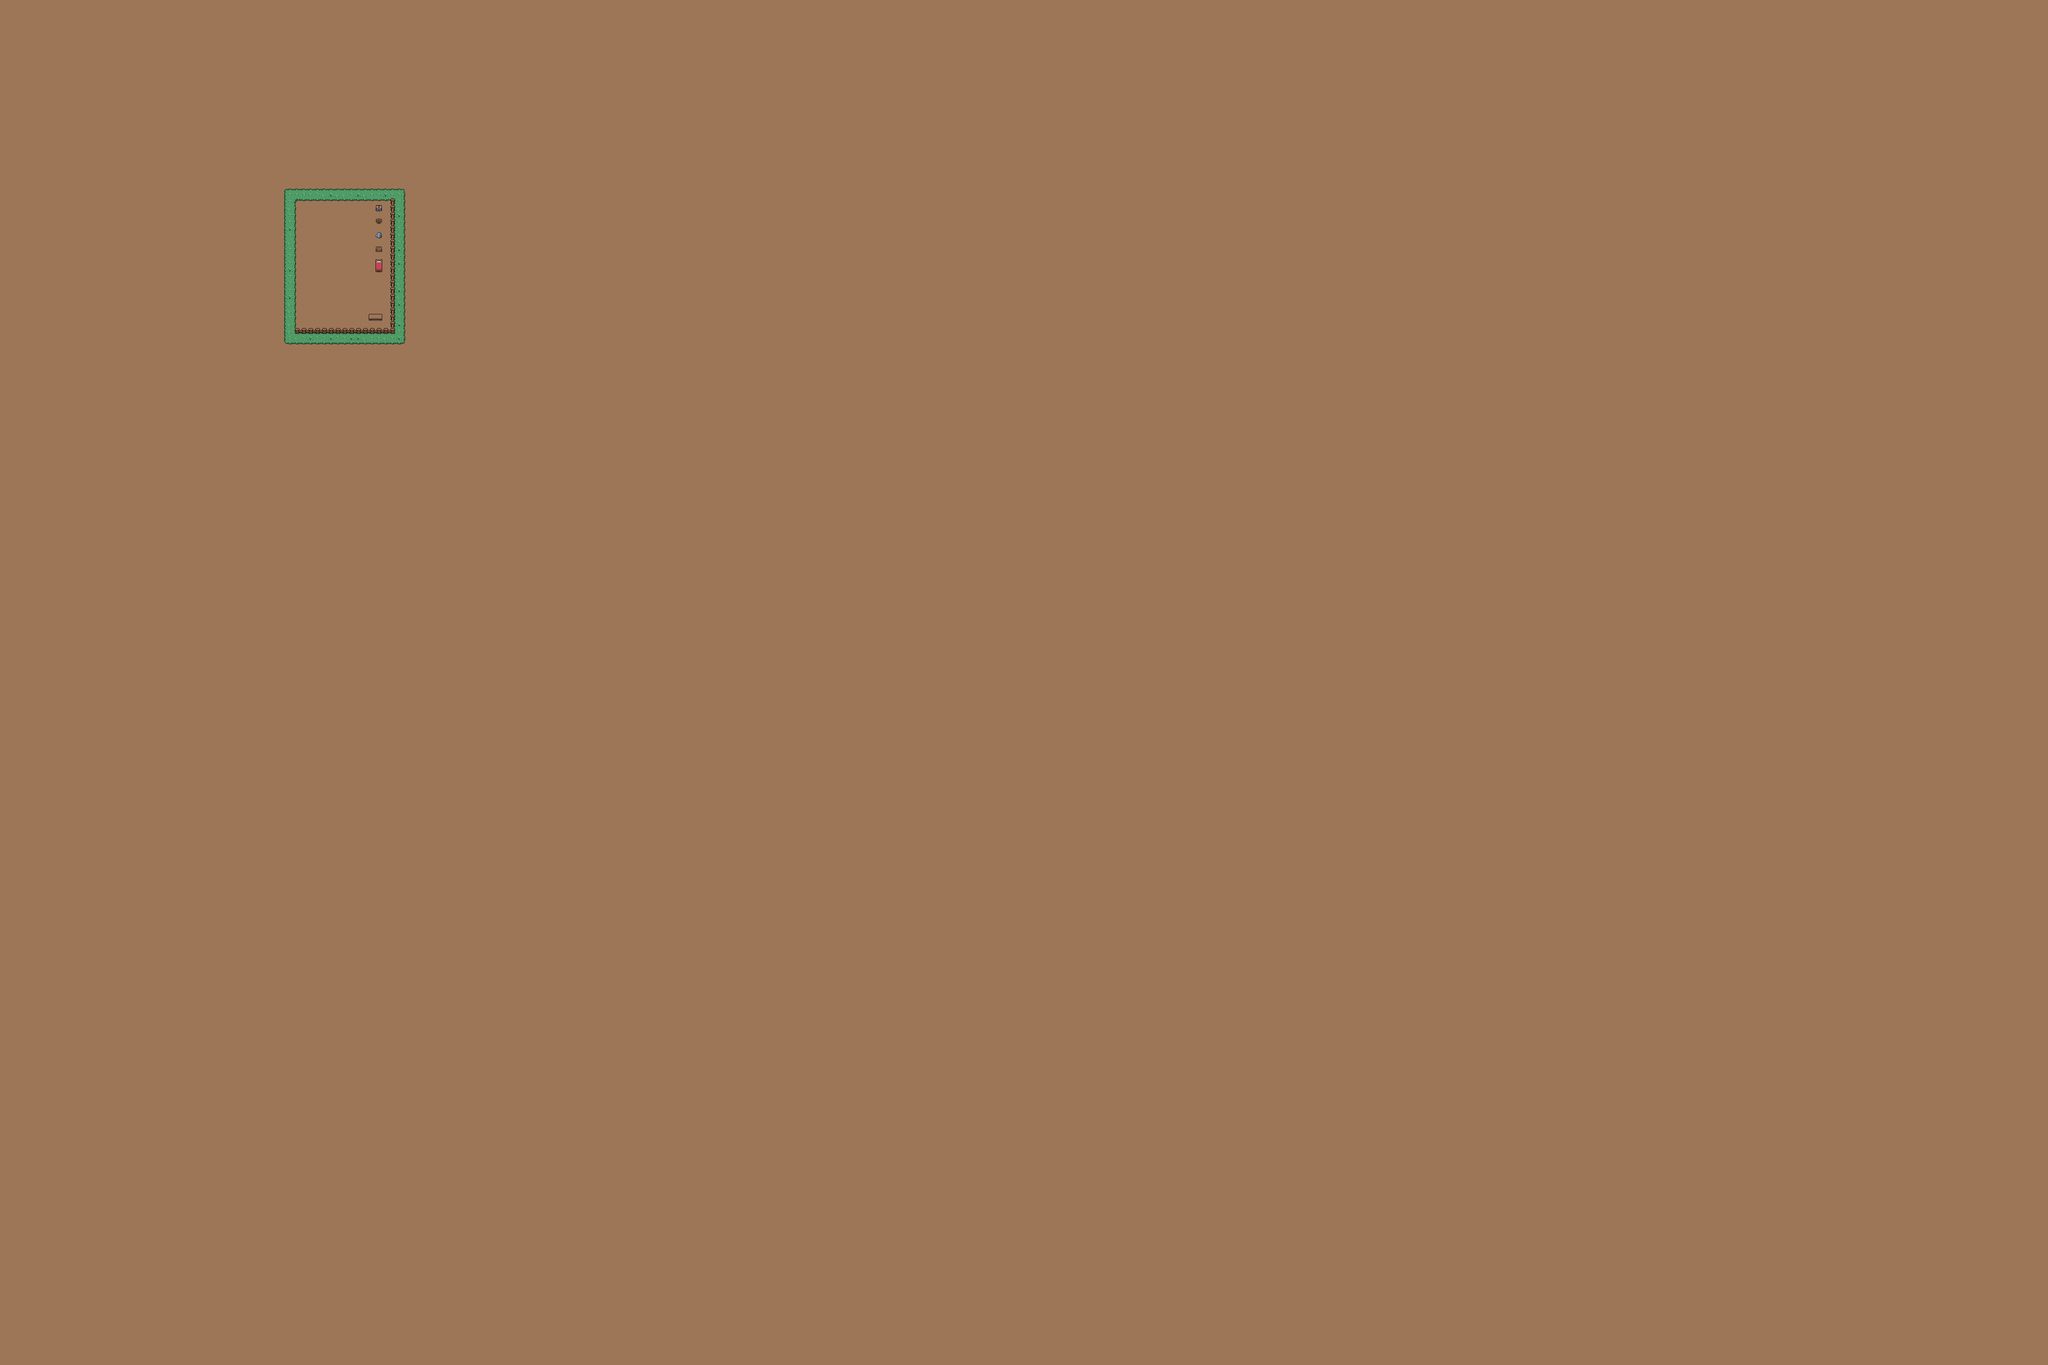

This is a level from a 2D game, rendered from its Tiled map with the project's own tilesets. A one-line summary and the map file follow, with tile-layer data summarised:
An orthogonal 300x200 tile map with 16x16 px tiles, 3 tile layers (background, objects, decoration), 1 hidden layer not drawn, 14 tilesets.

<map version="1.8" tiledversion="1.8.5" orientation="orthogonal" renderorder="right-down" width="300" height="200" tilewidth="16" tileheight="16" infinite="0" nextlayerid="6" nextobjectid="1">
 <tileset firstgid="1" source="plains.tsx" />
 <tileset firstgid="73" source="grass.tsx" />
 <tileset firstgid="74" source="chest_01.tsx" />
 <tileset firstgid="78" source="decor_8x8.tsx" />
 <tileset firstgid="82" source="fences.tsx" />
 <tileset firstgid="98" source="objects.tsx" />
 <tileset firstgid="210" source="plains_decor_16x16.tsx" />
 <tileset firstgid="230" source="player.tsx" />
 <tileset firstgid="500" source="slime.tsx" />
 <tileset firstgid="640" source="walls.tsx" />
 <tileset firstgid="704" source="water_decorations.tsx" />
 <tileset firstgid="716" source="wooden.tsx" />
 <tileset firstgid="717" source="wooden_door_b.tsx" />
 <tileset firstgid="719" source="collision.tsx" />
 <layer id="2" name="background" width="300" height="200">
  <data>[60000 cells, 60000 non-empty, 17 distinct tile ids]</data>
 </layer>
 <layer id="3" name="objects" width="300" height="200">
  <data>[60000 cells, 42 non-empty, 13 distinct tile ids]</data>
 </layer>
 <layer id="5" name="collision" width="300" height="200" visible="0">
  <data>[60000 cells, 116 non-empty, 1 distinct tile ids]</data>
 </layer>
 <layer id="4" name="decoration" width="300" height="200">
  <data>[60000 cells, 0 non-empty, 0 distinct tile ids]</data>
 </layer>
</map>
